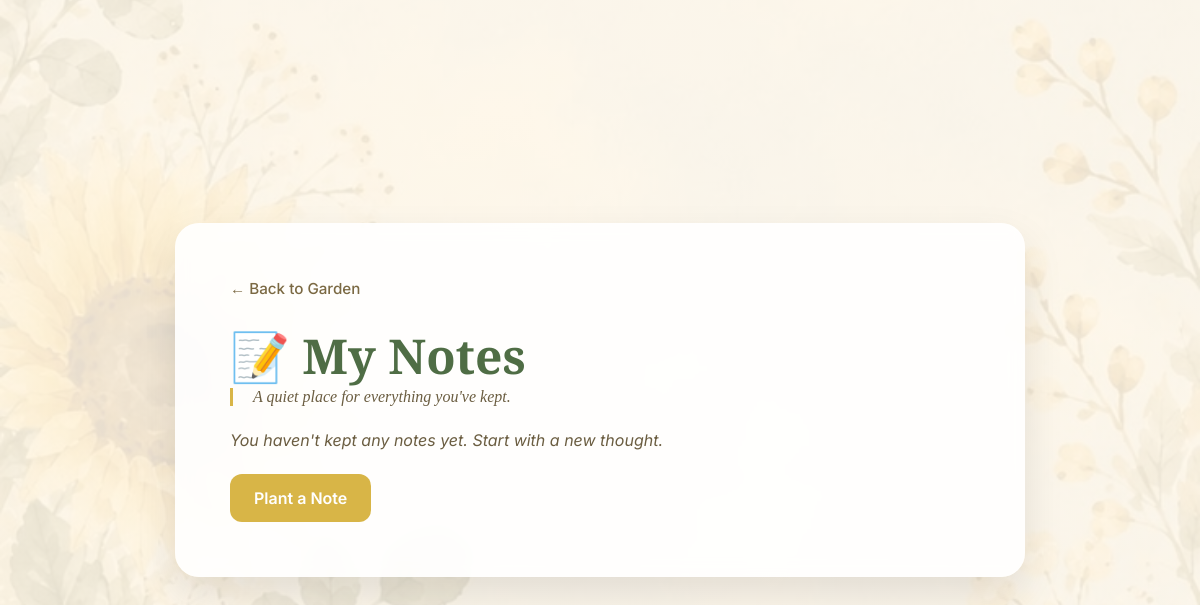
The page /note/ (signed in) on the database as committed earlier.
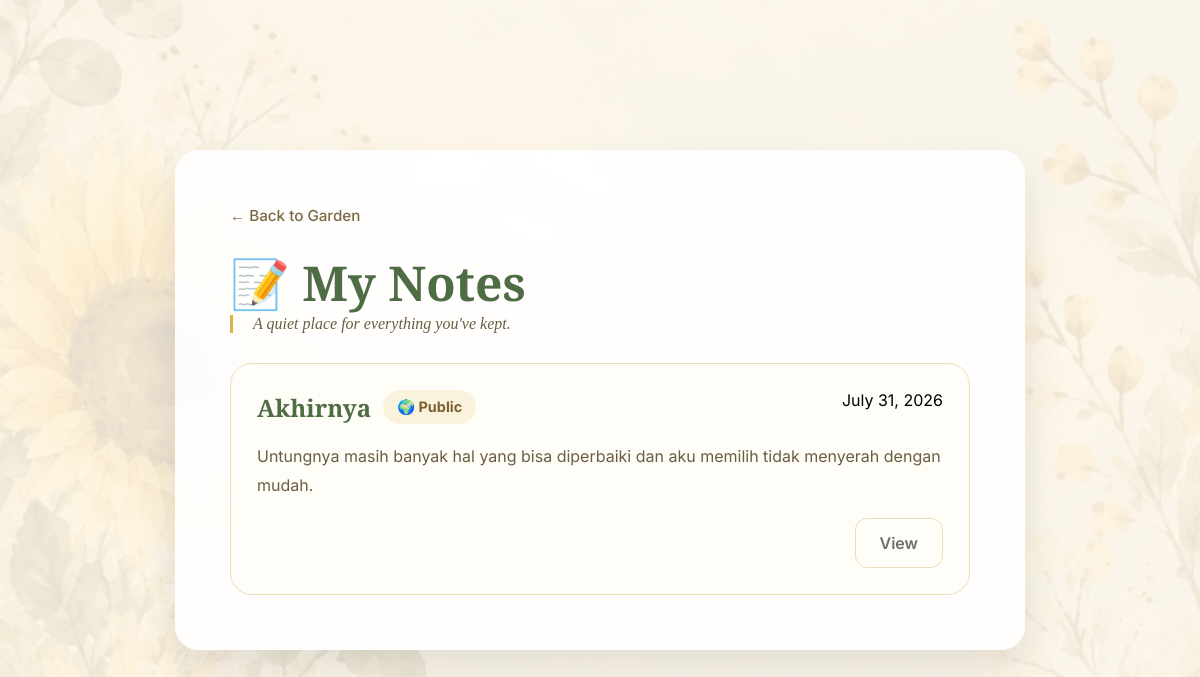
The same page on the database as committed later.
### app/models.py (models this page shows, shortened)
class Note(db.Model):
    __tablename__ = "notes"
    id = db.Column(
        db.Integer,
        primary_key=True,
    )
    title = db.Column(
        db.String(150),
        nullable=False,
    )
    content = db.Column(
        db.Text,
        nullable=False,
    )
    is_public = db.Column(
        db.Boolean,
        default=False,
        nullable=False,
    )
    created_at = db.Column(
        db.DateTime,
        default=datetime.utcnow,
        nullable=False,
    )
    updated_at = db.Column(
        db.DateTime,
        default=datetime.utcnow,
        onupdate=datetime.utcnow,
        nullable=False,
    )
    user_id = db.Column(
        db.Integer,
        db.ForeignKey("users.id"),
        nullable=False,
    )
    author = db.relationship(
        "User",
        back_populates="notes",
    )
    cherishes = db.relationship(
    "Cherish",
    back_populates="note",
    cascade="all, delete-orphan",
)

### app/note/routes.py (the view)
@note.route("", methods=["GET"])
@note.route("/", methods=["GET"])
@login_required
def my_notes():
    notes = Note.query.filter_by(
        user_id=current_user.id,
    ).order_by(
        Note.created_at.desc(),
    ).all()
    return render_template(
        "note/my_notes.html",
        notes=notes,
    )

### app/templates/note/my_notes.html (shortened to what this page needs)
<!DOCTYPE html>
<html lang="en">
<head>
    <link rel="stylesheet" href="{{ url_for('static', filename='css/poem.css') }}">
</head>
<body>
    <main class="container">
        <div class="card poems-overview">
            <a href="{{ url_for('garden.home') }}" class="back-link">← Back to Garden</a>
            <h1>📝 My Notes</h1>
            <p class="intro">A quiet place for everything you've kept.</p>
            {% if notes %}
                <div class="poem-list">
                    {% for note in notes %}
                        <article class="poem-card">
                            <div class="poem-card-header">
                                <div class="poem-title-block">
                                    <h2>{{ note.title }}</h2>
                                    <span class="badge {{ 'public' if note.is_public else 'private' }}">
                                        {{ '🌍 Public' if note.is_public else '🔒 Private' }}
                                    </span>
                                </div>
                                <time datetime="{{ note.created_at.isoformat() }}">{{ note.created_at.strftime('%B %d, %Y') }}</time>
                            </div>
                            <p class="poem-preview">{{ note.content[:180] }}{% if note.content|length > 180 %}…{% endif %}</p>
                            <div class="poem-actions">
                                <a href="{{ url_for('note.view_note', note_id=note.id) }}" class="button secondary">View</a>
                            </div>
                        </article>
                    {% endfor %}
                </div>
            {% else %}
                <p class="empty-state">You haven't kept any notes yet. Start with a new thought.</p>
                <a href="{{ url_for('note.create_note') }}" class="button">Plant a Note</a>
            {% endif %}
        </div>
    </main>
</body>
</html>

Rows that differ between the two databases and show on the page:
added Note: title "Akhirnya", is_public "🌍 Public", created_at "July 31, 2026", content "Untungnya masih banyak hal yang bisa diperbaiki dan aku memilih tidak menyerah dengan mudah."
Other text that changed with them:
text no longer shown: "You haven't kept any notes yet. Start with a new thought. Plant a Note"
